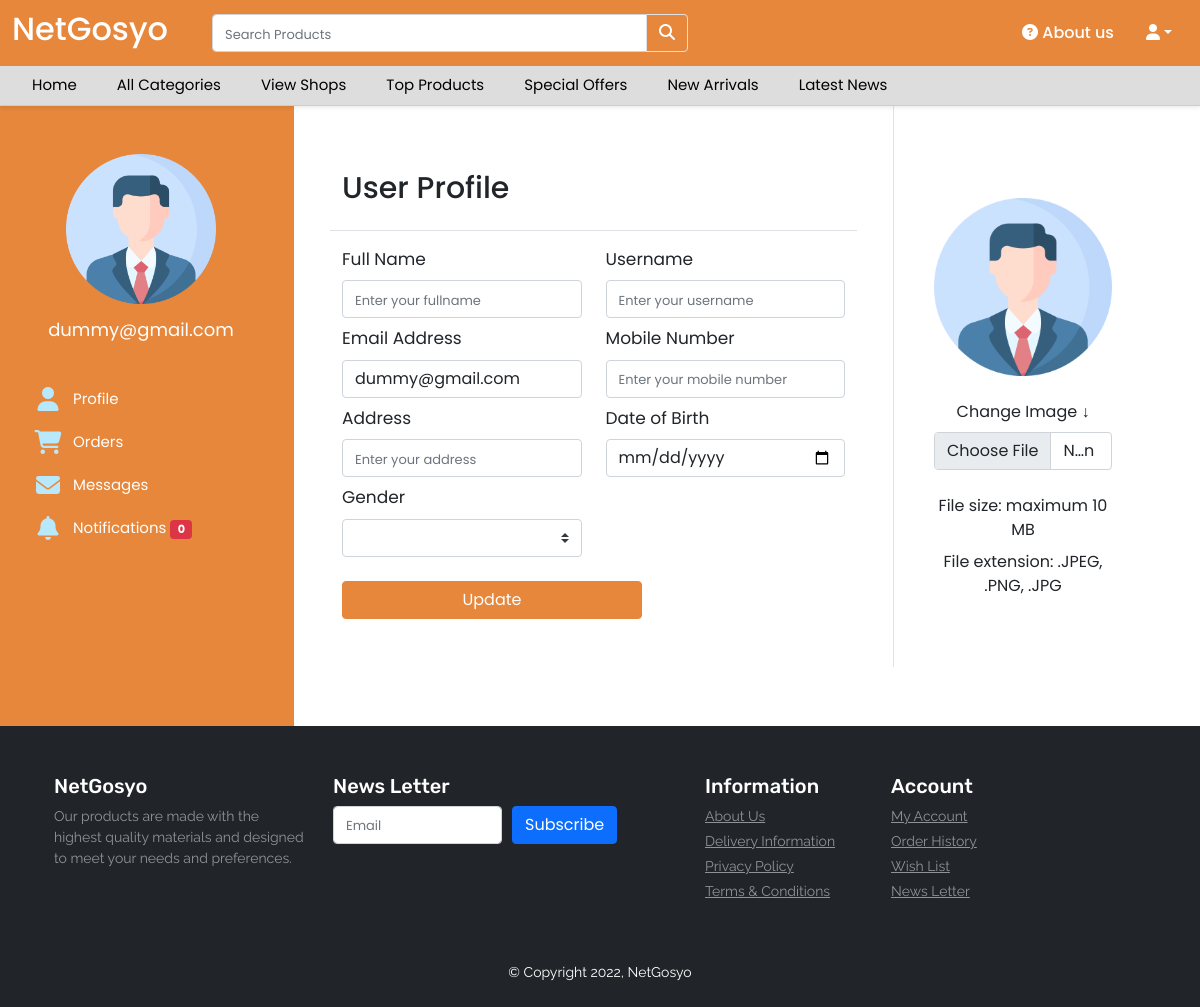
The app's page /user.php, older data.
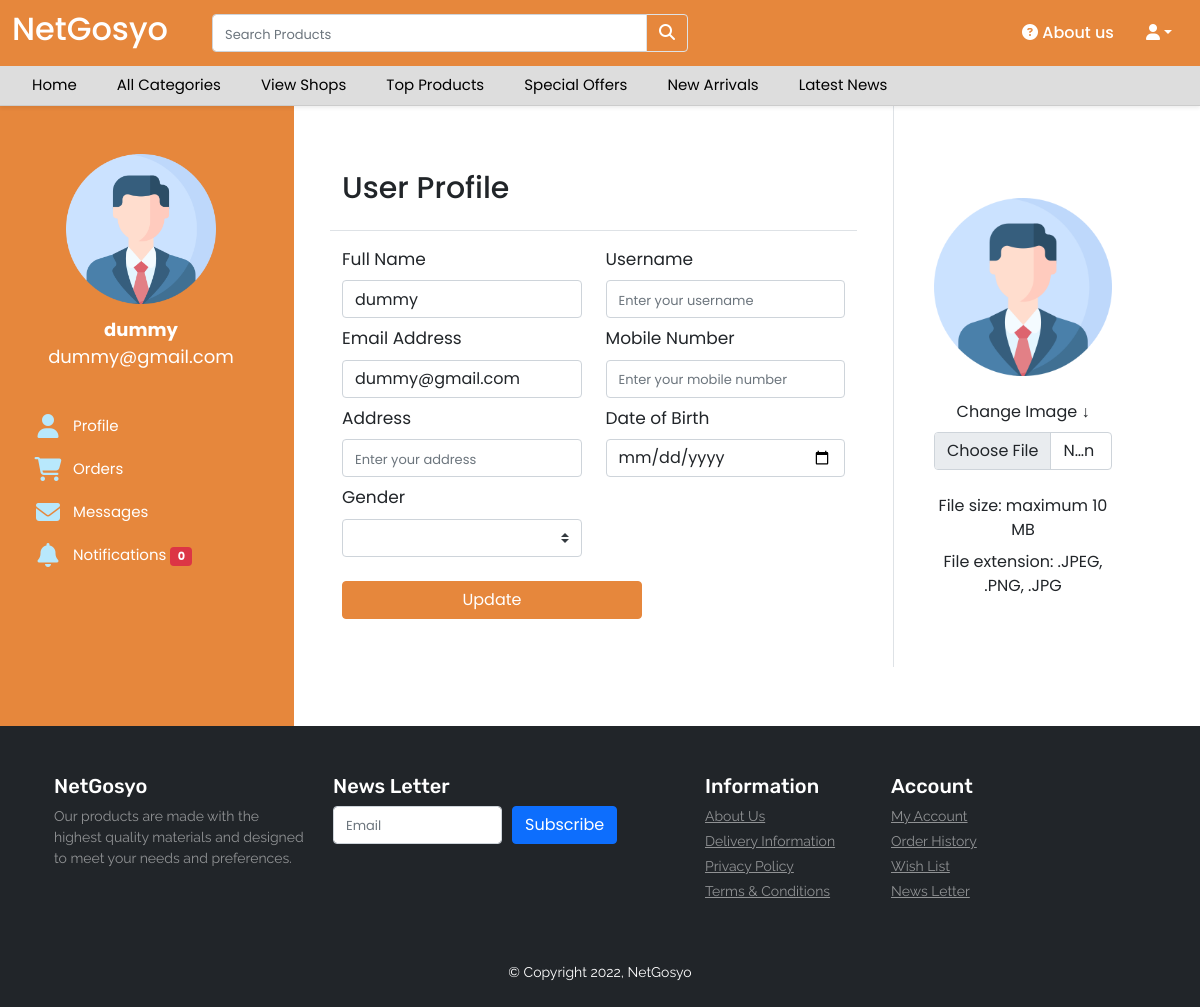
The same page, newer data.
### tables this page shows
CREATE TABLE `user_form` (
  `id` int(100) NOT NULL,
  `fullname` varchar(100) NOT NULL,
  `email` varchar(100) NOT NULL,
  `username` varchar(255) NOT NULL,
  `password` varchar(100) NOT NULL,
  `phonenumber` varchar(255) NOT NULL,
  `address` varchar(255) NOT NULL,
  `dateofbirth` varchar(255) NOT NULL,
  `gender` varchar(255) NOT NULL,
  `image` varchar(255) NOT NULL,
  `shopname` varchar(250) NOT NULL,
  `vkey` varchar(50) NOT NULL,
  `verified` tinyint(1) NOT NULL DEFAULT 0,
  `register_date` timestamp NOT NULL DEFAULT current_timestamp() ON UPDATE current_timestamp()
);

### user.php (the view, shortened to what the changed rows need)
<?php
include('header.php');
include('config.php');
$findresult = mysqli_query($conn, "SELECT * FROM user_form WHERE id = '$user_id'");
if ($res = mysqli_fetch_array($findresult)) {
	$fullname = $res['fullname'] ?? '';
	$email = $res['email']  ?? '';
	$image = $res['image']  ?? '';
}
?>
<!DOCTYPE html>
<html>
<head>
	<link rel="stylesheet" type="text/css" href="user_profile/css/style1.css">
	<link href="https://cdn.jsdelivr.net/npm/bootstrap@5.0.0-alpha1/dist/css/bootstrap.min.css" rel="stylesheet">
	<link href="https://cdn.jsdelivr.net/npm/bootstrap@5.0.0-alpha1/dist/js/bootstrap.bundle.min.js" rel="stylesheet">
	<link href="https://cdnjs.cloudflare.com/ajax/libs/jquery/3.2.1/jquery.min.js" rel="stylesheet">
	<link rel="stylesheet" href="https://cdnjs.cloudflare.com/ajax/libs/font-awesome/6.2.0/css/all.min.css" />
</head>
<body>
	<form action="" method="post" enctype='multipart/form-data'>
		<div class="mt-6 mb-6">
			<div class="row">
				<div class="col-3 color_left">
					<div class="d-flex flex-column align-items-center text-center p-3 py-1 pt-5">
						<div style="max-width:150px">
							<?php if ($image == NULL) {
								echo '<img src="user_profile/profile.png" class="img-fluid">';
							} else {
								echo '<img src="user-profiles/' . $image . '" class="rounded-circle img-fluid">';
							}
							?>
						</div>
						<span class="font-weight-bold"><?php echo $fullname; ?></span><span class=><?php echo $email; ?></span><span> </span>
					</div>
				</div>
				<div class="row col-6 border-right pr-0">
					<div class="p-5 py-5">
						<div class="row mt-2 border-top">
							<div class="mt-3 col-md-6"><label class="labels" style="font-size: 17px;">Full Name</label>
								<input type="text" name="fullname" placeholder="Enter your fullname" class="form-control" value="<?php echo $fullname; ?>">
							</div>
							<div class="mt-2 col-md-6"><label class="labels" style="font-size: 17px;">Email Address</label>
								<input type="text" name="emails" placeholder="Enter your email address" class="form-control" value="<?php echo $email; ?>">
							</div>
						</div>
					</div>
	</form>
</body>
</html>
<?php
include('footer.php');
?>

Row changes from the older to the newer data that the page shows:
changed user_form "dummy@gmail.com": fullname (not shown) → "dummy"
